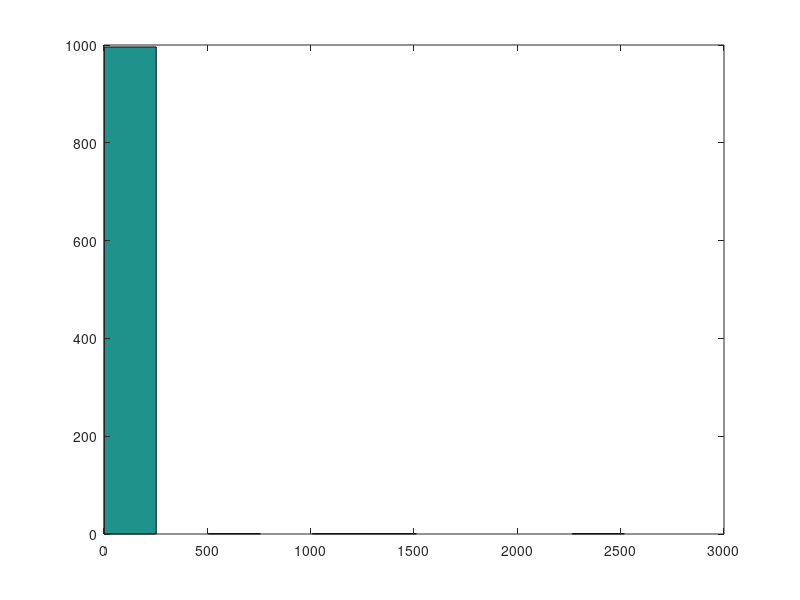

Here is the MATLAB script that generated this plot:
%https://uk.mathworks.com/matlabcentral/answers/287691-random-numbers-drawn-from-power-law-with-certain-mean
n=1000
mu=30
D=-(1/mu)+1
b=1
%mu = b/(1-D)

pp= b*rand(n,1).^(-D);
hist(pp)
mean(pp)
